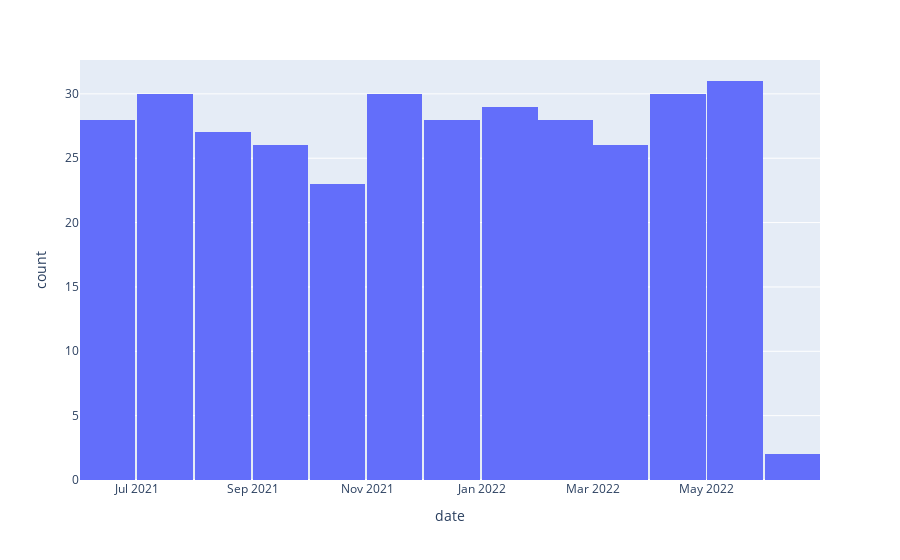

Source (notebook cell):
### Code cell
# Check the tweet distribution
fig = px.histogram(df_resample, x=df_resample.index)
fig.show()

### Figure 1 — Plotly figure (JSON) as saved in the notebook; plotly's stock layout.template omitted (floating-point values rounded to 4 significant figures; data arrays with more than 128 entries replaced by an {"elided": "..."} marker saying what was removed)
{"data": [{"alignmentgroup": "True", "bingroup": "x", "hovertemplate": "date=%{x}<br>count=%{y}<extra></extra>", "legendgroup": "", "marker": {"color": "#636efa", "pattern": {"shape": ""}}, "name": "", "offsetgroup": "", "orientation": "v", "showlegend": false, "type": "histogram", "x": {"elided": "338 str values"}, "xaxis": "x", "yaxis": "y"}], "layout": {"barmode": "relative", "legend": {"tracegroupgap": 0}, "margin": {"t": 60}, "xaxis": {"anchor": "y", "domain": [0, 1], "title": {"text": "date"}}, "yaxis": {"anchor": "x", "domain": [0, 1], "title": {"text": "count"}}}}
